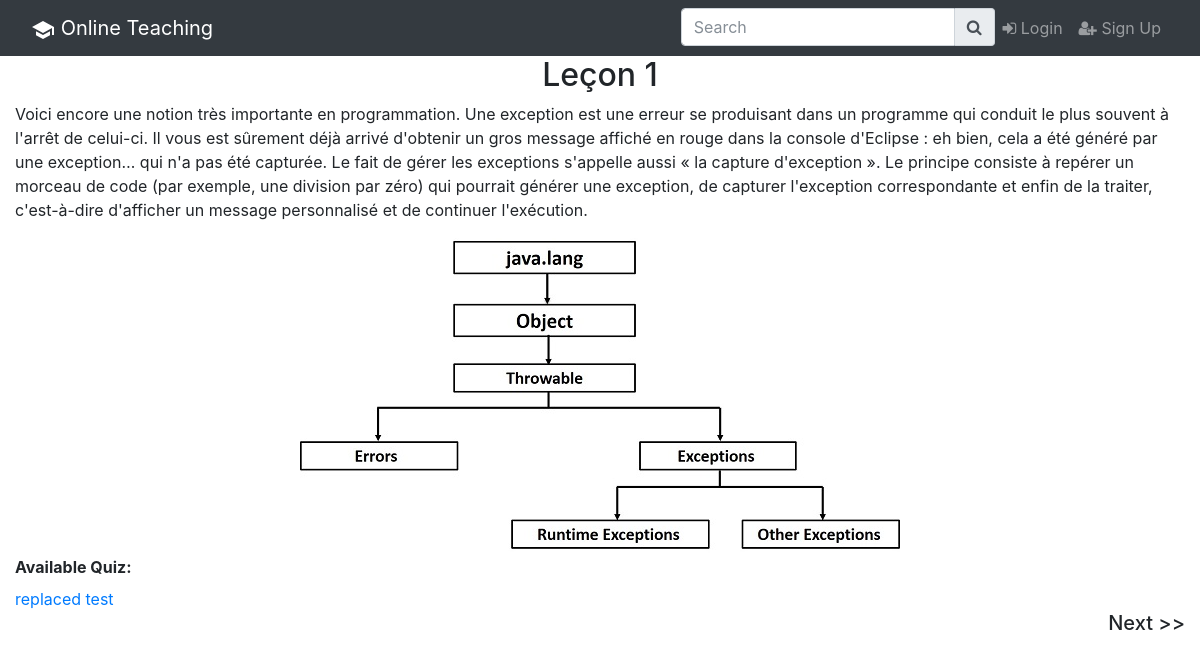
Screenshot of /contentViewer.php?contentId=1 with the database file from the repository.
### tables this page shows
CREATE TABLE `content` (
  `pk_content_id` int(11) NOT NULL,
  `content_name` varchar(45) DEFAULT NULL,
  `content_text` text,
  `fk_subject_id` int(11) NOT NULL,
  `fk_quiz_id` int(11) DEFAULT NULL
);

CREATE TABLE `media` (
  `pk_media_id` int(11) NOT NULL,
  `media_path` varchar(255) NOT NULL,
  `media_name` varchar(45) DEFAULT NULL,
  `media_type` varchar(45) DEFAULT NULL,
  `fk_content_id` int(11) NOT NULL
);

CREATE TABLE `quiz` (
  `pk_quiz_id` int(11) NOT NULL,
  `quiz_name` varchar(45) DEFAULT NULL,
  `quiz_total` decimal(10,0) DEFAULT NULL,
  `fk_member_id` int(11) NOT NULL
);

### Buisness/Content.cls.php (called while the page is built, shortened)
<?php
class Content
{
    private $id;
    private $name;
    private $text;
    private $quizId;
    public function getId()
    {
        return $this->id;
    }
    public function getName()
    {
        return $this->name;
    }
    public function getText()
    {
        return $this->text;
    }
    public function getQuizId()
    {
        return $this->quizId;
    }
    public function setId($id)
    {
        $this->id = $id;
    }
    public function setName($name)
    {
        $this->name = $name;
    }
    public function setText($text)
    {
        $this->text = $text;
    }
    public function setQuizId($quizId)
    {
        $this->quizId = $quizId;
    }
    function __construct($id = NULL, $name  = NULL , $text = NULL , $subjectId = NULL, $quizId = NULL){
       $this->id = $id;
       $this->name = $name;
       $this->text = $text;
       $this->quizId = $quizId;
    }
    function findAll($connectionId){
        $idx=0;
        foreach($connectionId->query("select * from content") as $row){
            $content = new Content();
            $content->setId($row["pk_content_id"]);
            $content->setName($row["content_name"]);
            $content->setText($row["content_text"]);
            $content->setSubjectId($row["fk_subject_id"]);
            $content->setQuizId($row["fk_quiz_id"]);
            $arr[$idx++] = $content;
        }
        return $arr;
    }
    function findById($connectionId){
        foreach($connectionId->query("select * from content where pk_content_id = $this->id") as $row){
            $content = new Content();
            $content->setId($row["pk_content_id"]);
            $content->setName($row["content_name"]);
            $content->setText($row["content_text"]);
            $content->setSubjectId($row["fk_subject_id"]);
            $content->setQuizId($row["fk_quiz_id"]);
            return $content;
        }
    }
}
?>

### Buisness/Media.cls.php (called while the page is built, shortened)
<?php
class Media
{
    private $path;
    private $type;
    private $contentId;
    public function getPath()
    {
        return $this->path;
    }
    public function getType()
    {
        return $this->type;
    }
    public function getContentId()
    {
        return $this->contentId;
    }
    public function setPath($path)
    {
        $this->path = $path;
    }
    public function setType($type)
    {
        $this->type = $type;
    }
    public function setContentId($contentId)
    {
        $this->contentId = $contentId;
    }
    function  __construct($id = NULL, $path = NULL, $name = NULL, $type = NULL, $contentId = NULL){
        $this->path = $path;
        $this->type = $type;
        $this->contentId = $contentId;
    }
    function findAll($connectionId){
        $idx=0;
        foreach($connectionId->query("select * from media") as $row){
            $media = new Media();
            $media->setId($row["pk_media_id"]);
            $media->setName($row["media_name"]);
            $media->setPath($row["media_path"]);
            $media->setType($row["media_type"]);
            $media->setContentId($row["fk_content_id"]);
            $arr[$idx++] = $media;
        }
        return $arr;
    }
}
?>

### Buisness/Quiz.cls.php (called while the page is built, shortened)
<?php
class Quiz
{
    private $id;
    private $name;
    public function getId()
    {
        return $this->id;
    }
    public function getName()
    {
        return $this->name;
    }
    public function setId($id)
    {
        $this->id = $id;
    }
    public function setName($name)
    {
        $this->name = $name;
    }
    function __construct($id=NULL,$name=NULL,$total=NULL,$memberId=NULL){
        $this->id = $id;
        $this->name = $name;
    }
    function findById($connectionId){
        foreach($connectionId->query("select * from quiz where pk_quiz_id = $this->id") as $row){
            $quiz = new Quiz();
            $quiz->setId($row["pk_quiz_id"]);
            $quiz->setName($row["quiz_name"]);
            $quiz->setTotal($row["quiz_total"]);
            $quiz->setMemberId($row["fk_member_id"]);
            return $quiz;
        }
    }
}
?>

### contentViewer.php (the view, shortened to what this page needs)
<?php
include "navbar.php"; ?>
<?php
    require_once 'Buisness/dbConfig.php';
    require_once 'Buisness/Content.cls.php';
    require_once 'Buisness/Media.cls.php';
    require_once 'Buisness/Quiz.cls.php';
?>
<?php
    $content = new Content();
    $content->setId($_GET["contentId"]);
    $content = $content->findById($connectionId);
    $subject = new Subject();
    $subject->setId($content->getSubjectId());
    $subject = $subject->findById($connectionId);
    $course = new Course();
    $course->setId($subject->getCourseId());
    $course = $course->findById($connectionId);
    $contents = $content->findAll($connectionId);
    $idx = 0;
    foreach ($contents as $contentElement){
        if ($contentElement->getSubjectId() == $subject->getId()){
            $arr[$idx++] = $contentElement->getId();
        }
    }
    $position = array_search($content->getId(), $arr);
    $total = count($arr);
?>
	<div class="container-fluid">
		<div class="row">
			<div class="col-sm-12 text-center">
				<div>
					<h2><?php echo $content->getName();?></h2>
				</div>
			</div>
		</div>
		<div class="row">
			<div class="col-sm-12">
				<p><?php echo $content->getText();?></p>
			</div>
		</div>
		<div class="row">
			<div class="col-sm-12 mx-auto text-center">
				<?php
				    $mediaTypes = array(array(0 => '.mp4','.webm','.ogg'), array(1 => '.mp3','.wav'), array (2=> '.gif', '.jpg', '.png', '.svg'));
				    $media = new Media();
				    $medias = $media->findAll($connectionId);
				    foreach ($medias as $mediaElement){
				        if($mediaElement->getContentId() == $content->getId()){
				            foreach ($mediaTypes as $key => $valArr){
				                foreach ($valArr as $valKey => $val){
				                    if ($mediaElement->getType() == $val){
				                        switch($key){
				                            case 2:{
				                                echo "<img src='".$mediaElement->getPath()."' alt='Media not found' style='max-width: calc(100% - 20px);'/>";
				                            }break;
				                        }
				                    }
				                }
				            }
				        }
				    }
				?>
			</div>
		</div>
		<div class="row">
			<div class="col-sm-12">
				<?php
				    if(null !== $content->getQuizId()){
				        $quiz = new Quiz();
				        $quiz->setId($content->getQuizId());
				        $quiz = $quiz->findById($connectionId);
				        echo "<b><label>Available Quiz:</label></b><br/>";
				        echo "<a href='quizViewer.php?id=".$quiz->getId()."'>".$quiz->getName()."</a>";
				    }
				?>
			</div>
		</div>
		<div class="row">
			<div class="col-sm-12" style="text-align: right;">
				<?php
				    if (($position)+1 == $total ){
				        $subjects = $subject->findAll($connectionId);
				        $arrIdx = 0;
				        foreach ($subjects as $subjectElement){
				            if ($subjectElement->getCourseId() == $course->getId()){
				                $subArr[$arrIdx++] = $subjectElement->getId();
				            }
				        }
				        $subPosition = array_search($subject->getId(), $subArr);
				        $subTotal = count($subArr);
				        if(($subPosition)+1 == $subTotal){
				            echo "<h5><a style='text-decoration: none; color: inherit;' href='index.php'>End Of Course >></a></h5>";
				        }
				        else{
				            $subject->setId($subArr[($subPosition)+1]);
				            $subject = $subject->findById($connectionId);
				            foreach ($contents as $contentElement){
				                if ($contentElement->getSubjectId() == $subject->getId()){
				                    echo "<h5><a style='text-decoration: none; color: inherit;' href='contentViewer.php?contentId=".$contentElement->getId()."'>Next Subject >></a></h5>";
				                    break;
				                }
				            }
				        }
				    }
				    else{
				        echo "<h5><a style='text-decoration: none; color: inherit;' href='contentViewer.php?contentId=".$arr[($position)+1]."'>Next >></a></h5>";
				    }
				?>
			</div>
		</div>
	</div>

### rows the page displays
content: content_name "Leçon 1", content_text "Voici encore une notion très importante en programmation. Une exception est une erreur se produisant dans un programme qui conduit le plus souvent à l'arrêt de celui-ci. Il vous est sûrement déjà arrivé d'obtenir un gros message affiché en rouge dans la console d'Eclipse : eh bien, cela a été généré par une exception… qui n'a pas été capturée. Le fait de gérer les exceptions s'appelle aussi « la capture d'exception ». Le principe consiste à repérer un morceau de code (par exemple, une division par zéro) qui pourrait générer une exception, de capturer l'exception correspondante et enfin de la traiter, c'est-à-dire d'afficher un message personnalisé et de continuer l'exécution."
media: media_path (picture)
quiz: quiz_name "replaced test"
